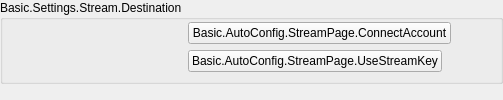
           <widget class="QWidget" name="loginPage">
            <layout class="QVBoxLayout" name="verticalLayout_31">
             <property name="leftMargin">
              <number>0</number>
             </property>
             <property name="topMargin">
              <number>0</number>
             </property>
             <property name="rightMargin">
              <number>0</number>
             </property>
             <property name="bottomMargin">
              <number>0</number>
             </property>
             <item>
              <widget class="QGroupBox" name="groupBox_8">
               <property name="title">
                <string>Basic.Settings.Stream.Destination</string>
               </property>
               <layout class="QFormLayout" name="loginPageLayout">
                <property name="fieldGrowthPolicy">
                 <enum>QFormLayout::FieldGrowthPolicy::AllNonFixedFieldsGrow</enum>
                </property>
                <property name="topMargin">
                 <number>2</number>
                </property>
                <item row="0" column="0">
                 <spacer name="horizontalSpacer_20">
                  <property name="orientation">
                   <enum>Qt::Orientation::Horizontal</enum>
                  </property>
                  <property name="sizeType">
                   <enum>QSizePolicy::Policy::Fixed</enum>
                  </property>
                  <property name="sizeHint" stdset="0">
                   <size>
                    <width>170</width>
                    <height>19</height>
                   </size>
                  </property>
                 </spacer>
                </item>
                <item row="0" column="1">
                 <layout class="QHBoxLayout" name="horizontalLayout_16">
                  <item>
                   <widget class="QPushButton" name="connectAccount">
                    <property name="text">
                     <string>Basic.AutoConfig.StreamPage.ConnectAccount</string>
                    </property>
                   </widget>
                  </item>
                  <item>
                   <spacer name="horizontalSpacer_21">
                    <property name="orientation">
                     <enum>Qt::Orientation::Horizontal</enum>
                    </property>
                    <property name="sizeHint" stdset="0">
                     <size>
                      <width>40</width>
                      <height>10</height>
                     </size>
                    </property>
                   </spacer>
                  </item>
                 </layout>
                </item>
                <item row="1" column="0">
                 <spacer name="horizontalSpacer_22">
                  <property name="orientation">
                   <enum>Qt::Orientation::Horizontal</enum>
                  </property>
                  <property name="sizeType">
                   <enum>QSizePolicy::Policy::Fixed</enum>
                  </property>
                  <property name="sizeHint" stdset="0">
                   <size>
                    <width>170</width>
                    <height>10</height>
                   </size>
                  </property>
                 </spacer>
                </item>
                <item row="1" column="1">
                 <layout class="QHBoxLayout" name="horizontalLayout_17">
                  <item>
                   <widget class="QPushButton" name="useStreamKey">
                    <property name="text">
                     <string>Basic.AutoConfig.StreamPage.UseStreamKey</string>
                    </property>
                   </widget>
                  </item>
                  <item>
                   <spacer name="horizontalSpacer_23">
                    <property name="orientation">
                     <enum>Qt::Orientation::Horizontal</enum>
                    </property>
                    <property name="sizeHint" stdset="0">
                     <size>
                      <width>40</width>
                      <height>10</height>
                     </size>
                    </property>
                   </spacer>
                  </item>
                 </layout>
                </item>
               </layout>
              </widget>
             </item>
             <item>
              <spacer name="verticalSpacer_10">
               <property name="orientation">
                <enum>Qt::Orientation::Vertical</enum>
               </property>
               <property name="sizeHint" stdset="0">
                <size>
                 <width>20</width>
                 <height>0</height>
                </size>
               </property>
              </spacer>
             </item>
            </layout>
           </widget>
